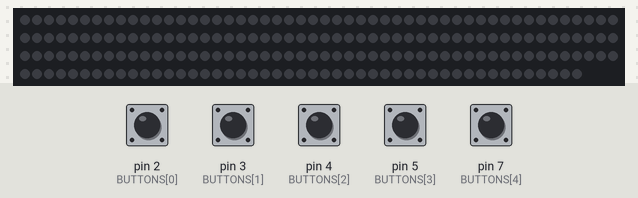
This sketch was run on a simulated Arduino Uno, built with avr-gcc and run on an emulated ATmega328P. On the bench: 197 RGB LEDs in strip order, left to right, continuing on the next row. The inputs (shaded band) are chosen by the test bench; at power-on: pin 2 (BUTTONS[0]), pin 3 (BUTTONS[1]), pin 4 (BUTTONS[2]), pin 5 (BUTTONS[3]), pin 7 (BUTTONS[4]) HIGH. Dim RGB values are drawn brighter than linear.

Above: at 1.2 s.
1.3 s: pin 2 (BUTTONS[0]) pulled LOW for 0.15 s
At 1.8 s:
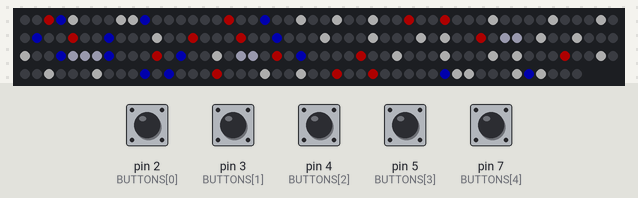
2.9 s: pin 3 (BUTTONS[1]) pulled LOW for 0.15 s
At 4.1 s:
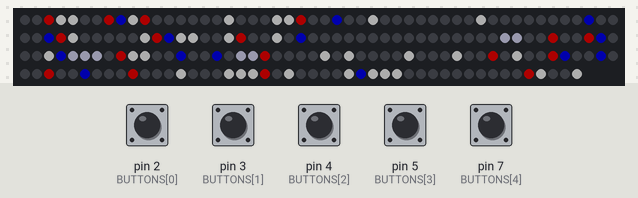
4.5 s: pin 4 (BUTTONS[2]) pulled LOW for 0.15 s
At 5.5 s:
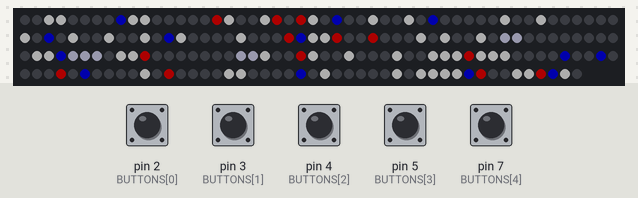
6.1 s: pin 5 (BUTTONS[3]) pulled LOW for 0.15 s
At 6.7 s:
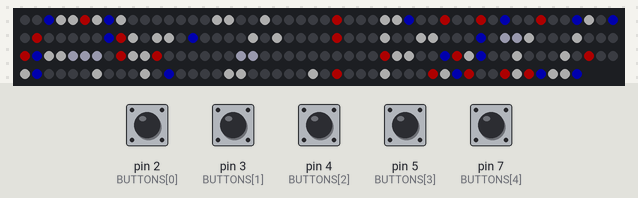
7.7 s: pin 7 (BUTTONS[4]) pulled LOW for 0.15 s
At 9.1 s:
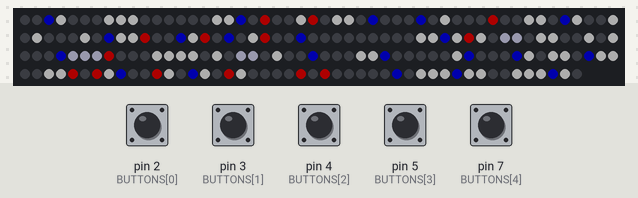
Timing chart, 0 to 10.3 s (numbered marks = the images above; inputs shaded):
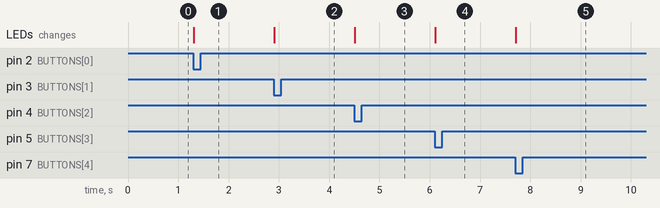

The sketch:

ledtrackswithbuttons.ino
```cpp
#include <Adafruit_NeoPixel.h>

#define LED_PIN 6
#define LED_COUNT 197
#define NUM_PATTERNS 5

const int BUTTONS[NUM_PATTERNS] = {2, 3, 4, 5, 7};
int buttonStates[NUM_PATTERNS] = {HIGH};
int lastButtonStates[NUM_PATTERNS] = {HIGH};

Adafruit_NeoPixel strip(LED_COUNT, LED_PIN, NEO_GRB + NEO_KHZ800);

void setup() {
  for (int i = 0; i < NUM_PATTERNS; i++) {
    pinMode(BUTTONS[i], INPUT_PULLUP);
  }

  strip.begin();
  strip.show();
  strip.setBrightness(50);
}

void loop() {
  for (int i = 0; i < NUM_PATTERNS; i++) {
    buttonStates[i] = digitalRead(BUTTONS[i]);

    if (buttonStates[i] == LOW && lastButtonStates[i] == HIGH) {
      applyPattern(i + 1);
      delay(50);
    }

    lastButtonStates[i] = buttonStates[i];
  }
}

void setLEDs(int ledNumbers[], int size, uint32_t color) {
  for (int i = 0; i < size; i++) {
    int ledIndex = ledNumbers[i] - 1;
    if (ledIndex >= 0 && ledIndex < LED_COUNT) {
      strip.setPixelColor(ledIndex, color);
    }
  }
}

void applyPattern(int patternNumber) {
  strip.clear();

  switch (patternNumber) {
    case 1: {
      // 2
      int red1[] = {3, 18, 33, 36, 55, 65, 69, 89, 112, 122, 129, 146, 167, 177, 180};
      int white1[] = {5, 9, 10, 24, 27, 30, 40, 45, 49, 62, 76, 80, 84, 86, 94, 97, 101, 117, 132, 136, 140, 142, 149, 153, 157, 171, 174, 187, 188, 192, 194};
      int blue1[] = {4, 11, 21, 52, 58, 72, 104, 108, 114, 124, 161, 163, 186, 193};
      int special1[] = {91, 92, 105, 106, 107, 119, 120};

      setLEDs(red1, sizeof(red1)/sizeof(red1[0]), strip.Color(255, 0, 0));
      setLEDs(white1, sizeof(white1)/sizeof(white1[0]), strip.Color(255, 255, 255));
      setLEDs(blue1, sizeof(blue1)/sizeof(blue1[0]), strip.Color(0, 0, 255));
      setLEDs(special1, sizeof(special1)/sizeof(special1[0]), strip.Color(225, 225, 255));
      break;
    }

    case 2: {
      // 3
      int red2[] = {3, 8, 11, 24, 48, 54, 62, 69, 95, 98, 109, 121, 140, 145, 153, 160, 171, 179, 193};
      int white2[] = {4, 5, 10, 18, 22, 23, 30, 39, 55, 61, 64, 65, 68, 72, 103, 110, 111, 126, 128, 133, 137, 142, 164, 168, 169, 170, 173, 178, 180,  181, 182, 194, 197};
      int blue2[] = {9, 27, 48, 53, 63, 74, 99, 104, 114, 117, 146, 149, 156, 179, 199};
      int special2[] = {91, 92, 105, 106, 107, 119, 120};

      setLEDs(red2, sizeof(red2)/sizeof(red2[0]), strip.Color(255, 0, 0));
      setLEDs(white2, sizeof(white2)/sizeof(white2[0]), strip.Color(255, 255, 255));
      setLEDs(blue2, sizeof(blue2)/sizeof(blue2[0]), strip.Color(0, 0, 255));
      setLEDs(special2, sizeof(special2)/sizeof(special2[0]), strip.Color(225, 225, 255));
      break;
    }

    case 3: {
      // 4
      int red3[] = {17, 22, 24, 27, 73, 77, 80, 111, 124, 138, 154, 163,  189, 194};
      int white3[] = {3, 4, 9, 10, 11, 18, 21, 25, 30, 33, 41, 44, 51, 55, 58, 61, 64, 69, 74, 75, 76, 84, 86,  89, 102, 103, 109, 110, 121, 125, 128, 132, 135, 136, 137, 139, 140, 141, 161, 168, 169, 176, 182, 184, 185, 186, 187,  192, 193, 196};
      int blue3[] = {9, 27, 35, 53, 63, 74, 104, 146, 149, 156, 174, 188, 195};
      int special3[] = {91, 92, 105, 106, 107, 119, 120};

      setLEDs(red3, sizeof(red3)/sizeof(red3[0]), strip.Color(255, 0, 0));
      setLEDs(white3, sizeof(white3)/sizeof(white3[0]), strip.Color(255, 255, 255));
      setLEDs(blue3, sizeof(blue3)/sizeof(blue3[0]), strip.Color(0, 0, 255));
      setLEDs(special3, sizeof(special3)/sizeof(special3[0]), strip.Color(225, 225, 255));
      break;
    }

    case 4: {
      // 5
      int red4[] = {6, 27, 36, 39, 44, 52, 59, 77, 101, 109, 112, 131, 137, 148, 177, 185, 188, 191, 193};
      int white4[] = {4, 5, 7, 9, 17, 18, 21, 31, 32, 48, 60, 62, 63, 70, 72, 81, 84, 85, 93, 97, 103, 104, 110, 111, 132, 133, 138, 142,  146, 151, 157, 161, 168, 169, 175, 181, 186, 192, 195, 196 };
      int blue4[] = {3, 8, 33, 41, 47, 50, 58, 65, 89, 102, 136, 139, 152, 163, 187, 194, 197};
      int special4[] = {91, 92, 105, 106, 107, 119, 120};

      setLEDs(red4, sizeof(red4)/sizeof(red4[0]), strip.Color(255, 0, 0));
      setLEDs(white4, sizeof(white4)/sizeof(white4[0]), strip.Color(255, 255, 255));
      setLEDs(blue4, sizeof(blue4)/sizeof(blue4[0]), strip.Color(0, 0, 255));
      setLEDs(special4, sizeof(special4)/sizeof(special4[0]), strip.Color(225, 225, 255));
      break;
    }

    case 5: {
      // 6
      int red5[] = {21, 25, 40, 61, 66, 71, 88, 108, 155, 157, 162, 168, 174, 176};
      int white5[] = {4, 8, 9, 10, 17, 18, 24, 27, 28, 36, 43, 44, 47, 50, 52, 56, 59, 60, 64, 65, 70, 84, 85, 87, 89, 94, 95, 98, 100, 112, 113, 114, 115, 117, 122, 129, 130, 137, 143, 145, 146, 149, 150, 153, 154, 158, 163, 166, 169, 182, 184, 185, 186, 188, 189, 192, 193, 194, 196};
      int blue5[] = {3, 19, 30, 34, 46, 58, 64, 68, 74, 86, 104, 125, 131, 138, 142, 148, 159, 165, 187, 182, 195};
      int special5[] = {91, 92, 105, 106, 107, 119, 120};

      setLEDs(red5, sizeof(red5)/sizeof(red5[0]), strip.Color(255, 0, 0));
      setLEDs(white5, sizeof(white5)/sizeof(white5[0]), strip.Color(255, 255, 255));
      setLEDs(blue5, sizeof(blue5)/sizeof(blue5[0]), strip.Color(0, 0, 255));
      setLEDs(special5, sizeof(special5)/sizeof(special5[0]), strip.Color(225, 225, 255));
      break;
    }
  }

  strip.show();
}
```

Measured:
- after the input at 1.3 s, the LEDs: change at once (image 1)
- after the input at 2.9 s, the LEDs: change at once (image 2)
- after the input at 4.5 s, the LEDs: change at once (image 3)
- after the input at 6.1 s, the LEDs: change at once (image 4)
- after the input at 7.7 s, the LEDs: change at once (image 5)
